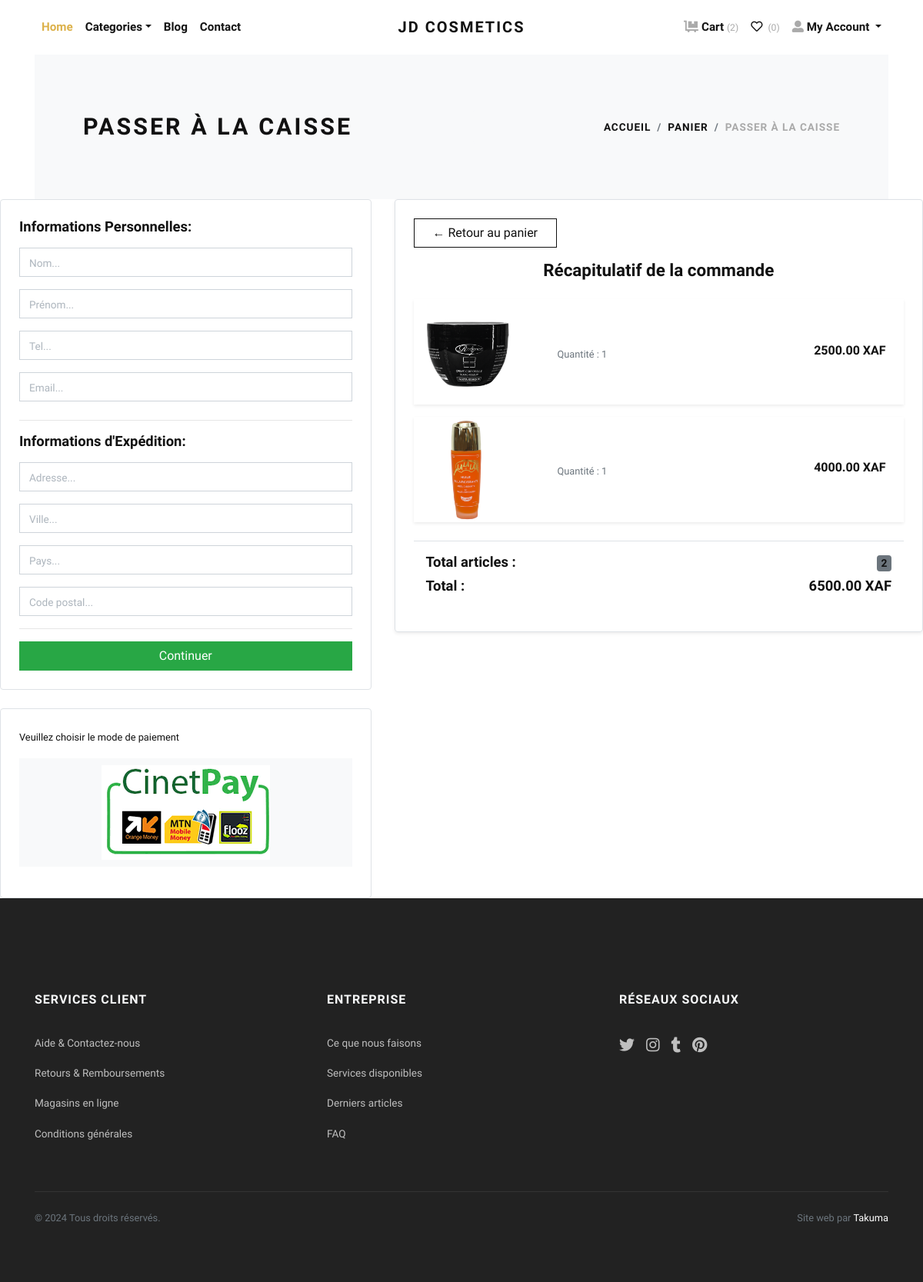
Page /checkout2/ (signed in) on the earlier database version.
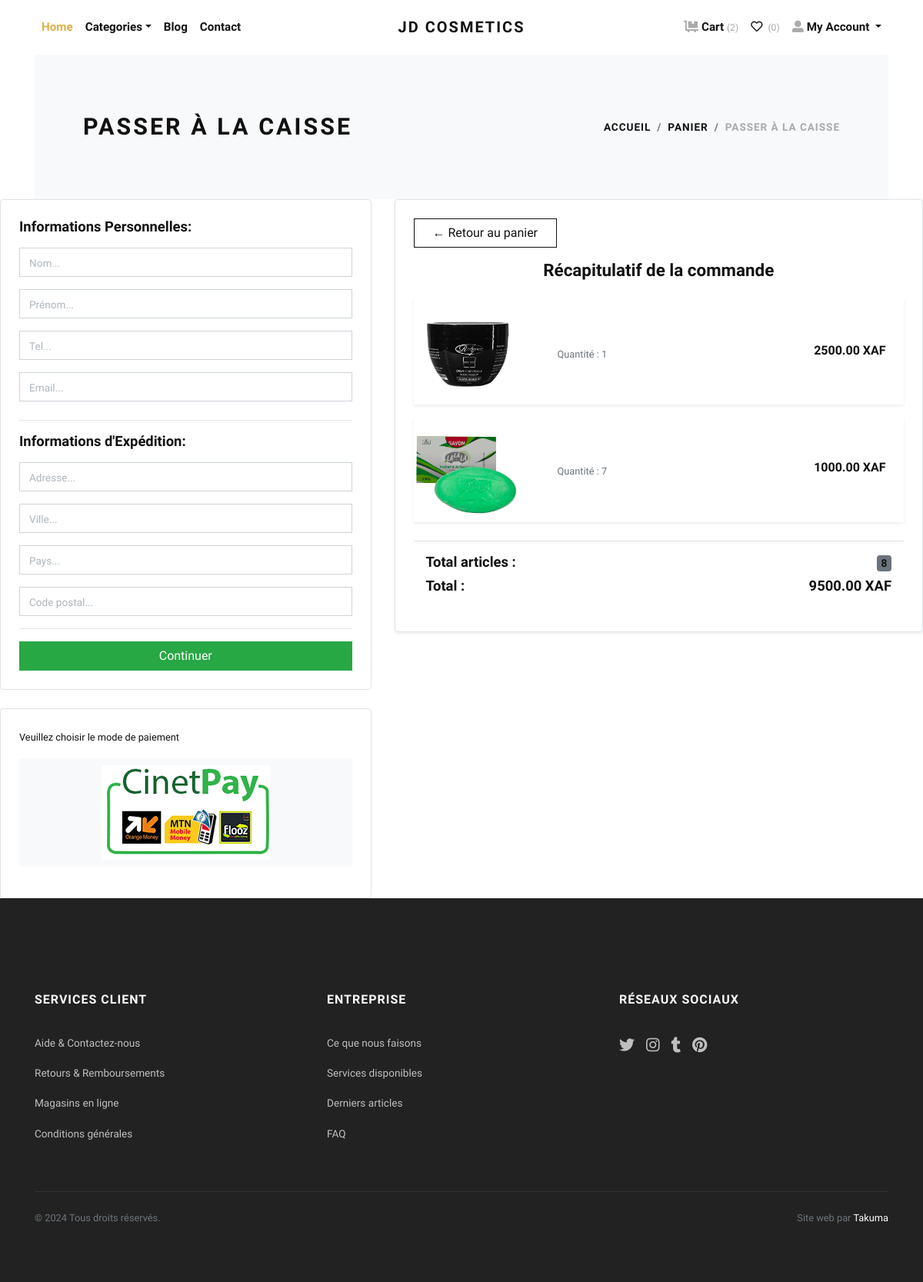
Same page on the later database version.
### store/models.py (models this page shows, shortened)
class Cart(models.Model):
    user = models.ForeignKey(User, verbose_name="User", on_delete=models.CASCADE)
    product = models.ForeignKey(Product, verbose_name="Product", on_delete=models.CASCADE)
    quantity = models.PositiveIntegerField(default=1, verbose_name="Quantity")
    created_at = models.DateTimeField(auto_now_add=True, verbose_name="Created Date")
    updated_at = models.DateTimeField(auto_now=True, verbose_name="Updated Date")
    @property
    def total_price(self):
        return self.quantity * self.product.price

class Product(models.Model):
    title = models.CharField(max_length=150, verbose_name="Product Title")
    slug = models.SlugField(max_length=160, verbose_name="Product Slug")
    sku = models.CharField(max_length=255, unique=True, verbose_name="Unique Product ID (SKU)")
    short_description = models.TextField(verbose_name="Short Description")
    detail_description = models.TextField(blank=True, null=True, verbose_name="Detail Description")
    product_image = models.ImageField(upload_to='product', blank=True, null=True, verbose_name="Product Image")
    price = models.DecimalField(max_digits=8, decimal_places=2)
    category = models.ForeignKey(Category, verbose_name="Product Categoy", on_delete=models.CASCADE)
    is_active = models.BooleanField(verbose_name="Is Active?")
    is_featured = models.BooleanField(verbose_name="Is Featured?")
    created_at = models.DateTimeField(auto_now_add=True, verbose_name="Created Date")
    updated_at = models.DateTimeField(auto_now=True, verbose_name="Updated Date")
    class Meta:
        verbose_name_plural = 'Products'
        ordering = ('-created_at',)

### store/views.py (the view, shortened to what this page needs)
# urls.py: path('checkout2/', views.checkout2, name="checkout2"),
@login_required
def checkout2(request):
    user = request.user
    cart_items = Cart.objects.all().filter(user=user)
    total_price,total_products = sum(item.total_price for item in cart_items),sum(item.quantity for item in cart_items)
    context = {
        "items": cart_items,
        "total_price": total_price,
        "commandes": Order.objects.filter(user=user),
        "total_products":total_products
    }
    return render(request, 'store/checkout.html', context=context)

### store/context_preprocessors.py (called while the page is built)
def store_menu(request):
    categories = Category.objects.filter(is_active=True)
    context = {
        'categories_menu': categories,
    }
    return context

def cart_menu(request):
    if request.user.is_authenticated:
        cart_items= Cart.objects.filter(user=request.user)
        context = {
            'cart_items': cart_items,
        }
    else:
        context = {}
    return context

### templates/store/checkout.html (shortened to what the changed rows need)
{% extends 'base.html' %}
{% load static %}
{% block content %}
<div class="container">
    <section class="py-5 bg-light">
        <div class="container">
            <div class="row px-4 px-lg-5 py-lg-4 align-items-center">
                <div class="col-lg-6">
                    <h1 class="h2 text-uppercase mb-0">Passer à la caisse</h1>
                </div>
            </div>
        </div>
    </section>
</div>
<section>
<div class="row g-4">
    <div class="col-lg-7">
    <div class="box-element border rounded p-4 shadow-sm">
        {% for item in items %}
            <div class="card mb-3 border-0 shadow-sm">
                <div class="row g-0 align-items-center">
                    <div class="col-md-3">
                        <img src="{{ item.product.product_image.url }}" class="img-fluid rounded-start" alt="{{ item.product.name }}">
                    </div>
                    <div class="col-md-6">
                        <div class="card-body py-2">
                            <p class="card-text">
                                <small class="text-muted">Quantité : {{ item.quantity }}</small>
                            </p>
                        </div>
                    </div>
                    <div class="col-md-3 text-end">
                        <div class="card-body py-2">
                            <p class="card-text mb-1"><strong>{{ item.product.price }} XAF</strong></p>
                        </div>
                    </div>
                </div>
            </div>
        {% endfor %}
        <div class="mt-4 p-3 border-top">
            <h5 class="d-flex justify-content-between">
                <span><span class="badge bg-secondary">{{ total_products }}</span></span>
            </h5>
            <h5 class="d-flex justify-content-between">
                <span><strong>{{ total_price }} XAF</strong></span>
            </h5>
        </div>
    </div>
</div>
</div>
{% endblock %}

Differences in the rows shown:
removed Cart: product.product_image (picture), quantity "1", product.price "4000.00"
added Cart: product.product_image (picture), quantity "7", product.price "1000.00"
Other differences:
{{ total_products }}: "2" → "8"
{{ total_price }}: "6500.00" → "9500.00"
